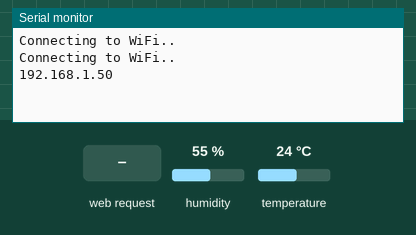
Recording of a sketch running on a simulated ESP32. On the bench: the last lines printed to the serial monitor. The inputs (shaded band) are chosen by the test bench; at power-on: humidity 55 %, temperature 24 °C. WiFi joins after 1.5 s; servers stay silent unless stated.

Above: at 3.2 s.
3.3 s: HTTP request GET /temperature received
At 3.6 s:
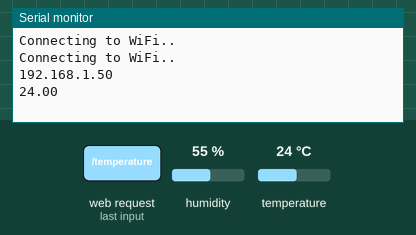
4.8 s: HTTP request GET /humidity received
At 6.3 s:
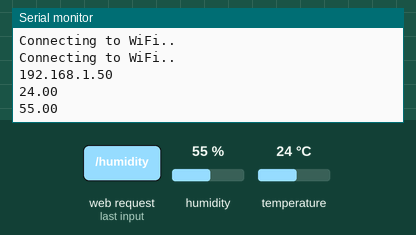

The sketch:

DHT11_WIFI.ino
```cpp
// Import required libraries
#include "WiFi.h"
#include "ESPAsyncWebServer.h"
#include <HTTPClient.h>
#include <Adafruit_Sensor.h>
#include <DHT.h>

// Replace with your network credentials
const char* ssid = "Sangtong";
const char* password = "042781418";
//Your Domain name with URL path or IP address with path
const char* serverName = "https://sangtongshop.000webhostapp.com/esp-post-data.php";

#define DHTPIN 27     // Digital pin connected to the DHT sensor

// Uncomment the type of sensor in use:
#define DHTTYPE    DHT11     // DHT 11
//#define DHTTYPE    DHT22     // DHT 22 (AM2302)
//#define DHTTYPE    DHT21     // DHT 21 (AM2301)

DHT dht(DHTPIN, DHTTYPE);

// Create AsyncWebServer object on port 80
AsyncWebServer server(80);

String readDHTTemperature() {
  // Sensor readings may also be up to 2 seconds 'old' (its a very slow sensor)
  // Read temperature as Celsius (the default)
  float t = dht.readTemperature();
  // Read temperature as Fahrenheit (isFahrenheit = true)
  //float t = dht.readTemperature(true);
  // Check if any reads failed and exit early (to try again).
  if (isnan(t)) {
    Serial.println("Failed to read from DHT sensor!");
    return "--";
  }
  else {
    Serial.println(t);
    return String(t);
  }
}

String readDHTHumidity() {
  // Sensor readings may also be up to 2 seconds 'old' (its a very slow sensor)
  float h = dht.readHumidity();
  if (isnan(h)) {
    Serial.println("Failed to read from DHT sensor!");
    return "--";
  }
  else {
    Serial.println(h);
    return String(h);
  }
}

const char index_html[] PROGMEM = R"rawliteral(
<!DOCTYPE HTML><html>
<head>
  <meta name="viewport" content="width=device-width, initial-scale=1">
  <link rel="stylesheet" href="https://use.fontawesome.com/releases/v5.7.2/css/all.css" integrity="sha384-fnmOCqbTlWIlj8LyTjo7mOUStjsKC4pOpQbqyi7RrhN7udi9RwhKkMHpvLbHG9Sr" crossorigin="anonymous">
  <style>
    html {
     font-family: Arial;
     display: inline-block;
     margin: 0px auto;
     text-align: center;
    }
    h2 { font-size: 3.0rem; }
    p { font-size: 3.0rem; }
    .units { font-size: 1.2rem; }
    .dht-labels{
      font-size: 1.5rem;
      vertical-align:middle;
      padding-bottom: 15px;
    }
  </style>
</head>
<body>
  <h2>ESP32 DHT Server</h2>
  <p>
    <i class="fas fa-thermometer-half" style="color:#059e8a;"></i>
    <span class="dht-labels">Temperature</span>
    <span id="temperature">%TEMPERATURE%</span>
    <sup class="units">&deg;C</sup>
  </p>
  <p>
    <i class="fas fa-tint" style="color:#00add6;"></i>
    <span class="dht-labels">Humidity</span>
    <span id="humidity">%HUMIDITY%</span>
    <sup class="units">&percnt;</sup>
  </p>
</body>
<script>
setInterval(function ( ) {
  var xhttp = new XMLHttpRequest();
  xhttp.onreadystatechange = function() {
    if (this.readyState == 4 && this.status == 200) {
      document.getElementById("temperature").innerHTML = this.responseText;
    }
  };
  xhttp.open("GET", "/temperature", true);
  xhttp.send();
}, 10000 ) ;

setInterval(function ( ) {
  var xhttp = new XMLHttpRequest();
  xhttp.onreadystatechange = function() {
    if (this.readyState == 4 && this.status == 200) {
      document.getElementById("humidity").innerHTML = this.responseText;
    }
  };
  xhttp.open("GET", "/humidity", true);
  xhttp.send();
}, 10000 ) ;
</script>
</html>)rawliteral";

// Replaces placeholder with DHT values
String processor(const String& var){
  //Serial.println(var);
  if(var == "TEMPERATURE"){
    return readDHTTemperature();
  }
  else if(var == "HUMIDITY"){
    return readDHTHumidity();
  }
  return String();
}

void setup(){
  // Serial port for debugging purposes
  Serial.begin(115200);

  dht.begin();

  // Connect to Wi-Fi
  WiFi.begin(ssid, password);
  while (WiFi.status() != WL_CONNECTED) {
    delay(1000);
    Serial.println("Connecting to WiFi..");
  }

  // Print ESP32 Local IP Address
  Serial.println(WiFi.localIP());

  // Route for root / web page
  server.on("/", HTTP_GET, [](AsyncWebServerRequest *request){
    request->send_P(200, "text/html", index_html, processor);
  });
  server.on("/temperature", HTTP_GET, [](AsyncWebServerRequest *request){
    request->send_P(200, "text/plain", readDHTTemperature().c_str());
  });
  server.on("/humidity", HTTP_GET, [](AsyncWebServerRequest *request){
    request->send_P(200, "text/plain", readDHTHumidity().c_str());
  });

  // Start server
  server.begin();
}

void loop(){

}
```

Measured:
- after the input at 3.3 s, the serial monitor: prints a new line at once (image 1)
- after the input at 4.8 s, the serial monitor: prints a new line at once (image 2)
